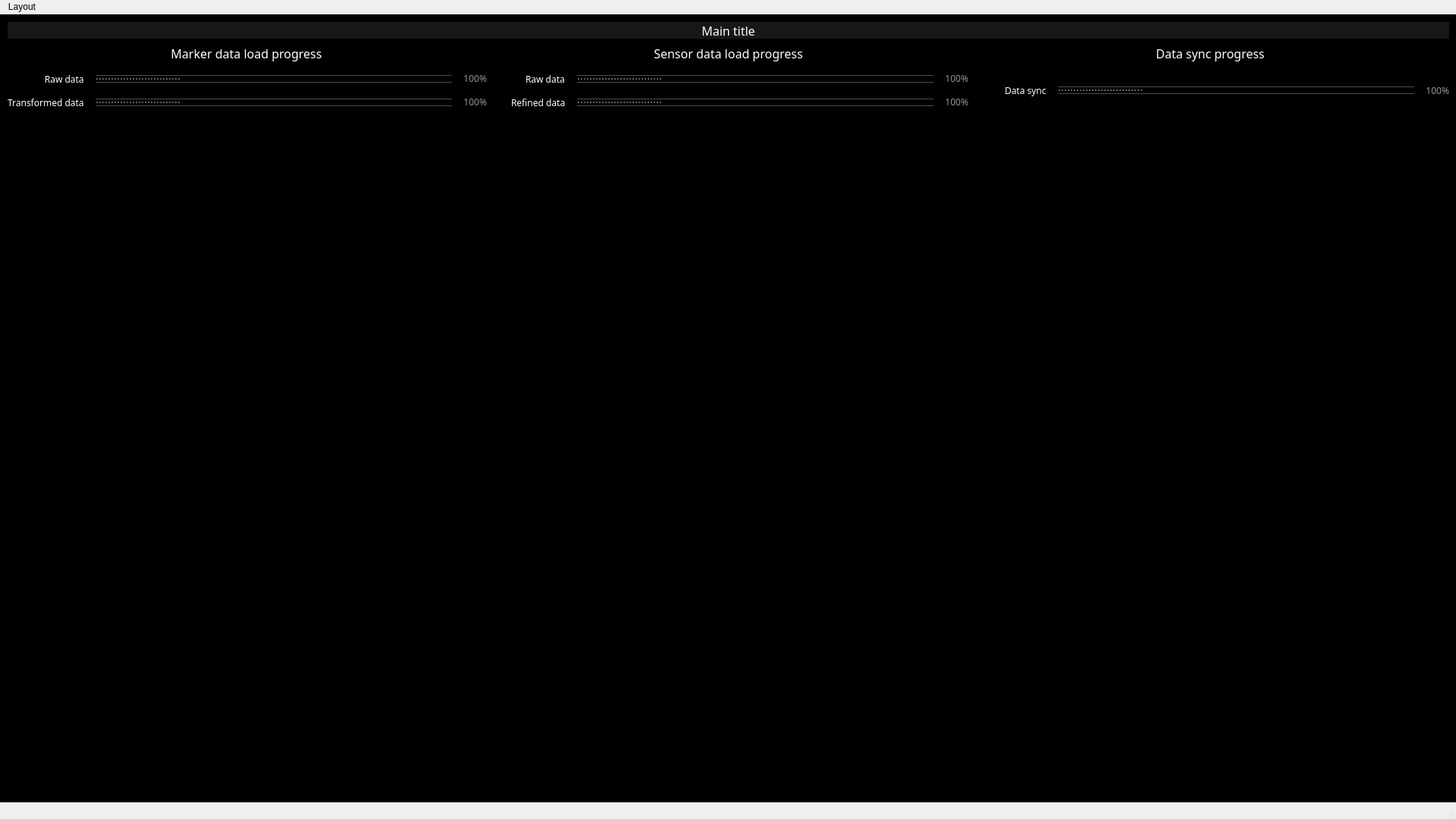
<?xml version="1.0" encoding="UTF-8"?>
<ui version="4.0">
 <class>MainWindow</class>
 <widget class="QMainWindow" name="MainWindow">
  <property name="geometry">
   <rect>
    <x>0</x>
    <y>0</y>
    <width>1920</width>
    <height>1080</height>
   </rect>
  </property>
  <property name="sizePolicy">
   <sizepolicy hsizetype="Preferred" vsizetype="Preferred">
    <horstretch>0</horstretch>
    <verstretch>0</verstretch>
   </sizepolicy>
  </property>
  <property name="windowTitle">
   <string>MainWindow</string>
  </property>
  <property name="styleSheet">
   <string notr="true"/>
  </property>
  <property name="tabShape">
   <enum>QTabWidget::Rounded</enum>
  </property>
  <widget class="QWidget" name="centralwidget">
   <property name="styleSheet">
    <string notr="true">background-color: black</string>
   </property>
   <widget class="QWidget" name="horizontalLayoutWidget">
    <property name="geometry">
     <rect>
      <x>10</x>
      <y>70</y>
      <width>1901</width>
      <height>61</height>
     </rect>
    </property>
    <layout class="QHBoxLayout" name="progress_bar_h_layout">
     <property name="sizeConstraint">
      <enum>QLayout::SetDefaultConstraint</enum>
     </property>
     <item>
      <layout class="QVBoxLayout" name="marker_data_load_progress_layout">
       <property name="sizeConstraint">
        <enum>QLayout::SetFixedSize</enum>
       </property>
       <item>
        <layout class="QHBoxLayout" name="marker_raw_data_load_layout">
         <item>
          <spacer name="marker_raw_data_load_spacer">
           <property name="orientation">
            <enum>Qt::Horizontal</enum>
           </property>
           <property name="sizeHint" stdset="0">
            <size>
             <width>0</width>
             <height>20</height>
            </size>
           </property>
          </spacer>
         </item>
         <item>
          <widget class="QLabel" name="marker_raw_data_load_label">
           <property name="sizePolicy">
            <sizepolicy hsizetype="Fixed" vsizetype="Preferred">
             <horstretch>0</horstretch>
             <verstretch>0</verstretch>
            </sizepolicy>
           </property>
           <property name="font">
            <font>
             <family>Oxanium</family>
            </font>
           </property>
           <property name="styleSheet">
            <string notr="true">color: white
</string>
           </property>
           <property name="text">
            <string>Raw data   </string>
           </property>
           <property name="alignment">
            <set>Qt::AlignRight|Qt::AlignTrailing|Qt::AlignVCenter</set>
           </property>
          </widget>
         </item>
         <item>
          <widget class="QProgressBar" name="marker_raw_data_load_progress_bar">
           <property name="sizePolicy">
            <sizepolicy hsizetype="Fixed" vsizetype="Fixed">
             <horstretch>0</horstretch>
             <verstretch>0</verstretch>
            </sizepolicy>
           </property>
           <property name="minimumSize">
            <size>
             <width>470</width>
             <height>10</height>
            </size>
           </property>
           <property name="maximumSize">
            <size>
             <width>470</width>
             <height>10</height>
            </size>
           </property>
           <property name="font">
            <font>
             <family>Oxanium</family>
             <weight>50</weight>
             <bold>false</bold>
             <strikeout>false</strikeout>
            </font>
           </property>
           <property name="layoutDirection">
            <enum>Qt::LeftToRight</enum>
           </property>
           <property name="styleSheet">
            <string notr="true">QProgressBar{
border-top: 1px solid rgb(76, 76, 76);
border-bottom: 1px solid rgb(76, 76, 76);
border-left: none;
border-right: none;
border-radius: 0px;
padding: 5px 0px;
background-color:rgba(0, 0, 0, 50);
text-align: right;
color: white;
}

QProgressBar::chunk {
background-color: rgba(255, 255, 255, 100);
    width: 2.15px;
    margin: 0.5px;
}</string>
           </property>
           <property name="value">
            <number>24</number>
           </property>
           <property name="textVisible">
            <bool>false</bool>
           </property>
           <property name="invertedAppearance">
            <bool>false</bool>
           </property>
           <property name="format">
            <string>%p %</string>
           </property>
          </widget>
         </item>
         <item>
          <widget class="QLabel" name="marker_raw_data_load_progress_label">
           <property name="sizePolicy">
            <sizepolicy hsizetype="Fixed" vsizetype="Fixed">
             <horstretch>0</horstretch>
             <verstretch>0</verstretch>
            </sizepolicy>
           </property>
           <property name="minimumSize">
            <size>
             <width>40</width>
             <height>0</height>
            </size>
           </property>
           <property name="font">
            <font>
             <family>Oxanium</family>
            </font>
           </property>
           <property name="styleSheet">
            <string notr="true">color: rgba(255, 255, 255, 150)</string>
           </property>
           <property name="text">
            <string>100%</string>
           </property>
           <property name="alignment">
            <set>Qt::AlignRight|Qt::AlignTrailing|Qt::AlignVCenter</set>
           </property>
          </widget>
         </item>
        </layout>
       </item>
       <item>
        <layout class="QHBoxLayout" name="marker_transformed_data_load_layout">
         <property name="sizeConstraint">
          <enum>QLayout::SetFixedSize</enum>
         </property>
         <item>
          <spacer name="marker_transformed_data_load_spacer">
           <property name="orientation">
            <enum>Qt::Horizontal</enum>
           </property>
           <property name="sizeHint" stdset="0">
            <size>
             <width>0</width>
             <height>20</height>
            </size>
           </property>
          </spacer>
         </item>
         <item>
          <widget class="QLabel" name="marker_transformed_data_load_label">
           <property name="font">
            <font>
             <family>Oxanium</family>
            </font>
           </property>
           <property name="styleSheet">
            <string notr="true">color: white</string>
           </property>
           <property name="text">
            <string>Transformed data   </string>
           </property>
           <property name="alignment">
            <set>Qt::AlignRight|Qt::AlignTrailing|Qt::AlignVCenter</set>
           </property>
          </widget>
         </item>
         <item>
          <widget class="QProgressBar" name="marker_transformed_data_load_progress_bar">
           <property name="sizePolicy">
            <sizepolicy hsizetype="Minimum" vsizetype="Minimum">
             <horstretch>0</horstretch>
             <verstretch>0</verstretch>
            </sizepolicy>
           </property>
           <property name="minimumSize">
            <size>
             <width>470</width>
             <height>10</height>
            </size>
           </property>
           <property name="maximumSize">
            <size>
             <width>470</width>
             <height>10</height>
            </size>
           </property>
           <property name="font">
            <font>
             <family>Oxanium</family>
            </font>
           </property>
           <property name="styleSheet">
            <string notr="true">QProgressBar{
border-top: 1px solid rgb(76, 76, 76);
border-bottom: 1px solid rgb(76, 76, 76);
border-left: none;
border-right: none;
border-radius: 0px;
padding: 5px 0px;
background-color:rgba(0, 0, 0, 50);
text-align: right;
color: white;
}

QProgressBar::chunk {
background-color: rgba(255, 255, 255, 100);
    width: 2.15px;
    margin: 0.5px;
}</string>
           </property>
           <property name="value">
            <number>24</number>
           </property>
           <property name="textVisible">
            <bool>false</bool>
           </property>
           <property name="format">
            <string>%p %</string>
           </property>
          </widget>
         </item>
         <item>
          <widget class="QLabel" name="marker_transformed_data_load_progress_label">
           <property name="sizePolicy">
            <sizepolicy hsizetype="Fixed" vsizetype="Fixed">
             <horstretch>0</horstretch>
             <verstretch>0</verstretch>
            </sizepolicy>
           </property>
           <property name="minimumSize">
            <size>
             <width>40</width>
             <height>0</height>
            </size>
           </property>
           <property name="maximumSize">
            <size>
             <width>40</width>
             <height>16777215</height>
            </size>
           </property>
           <property name="font">
            <font>
             <family>Oxanium</family>
            </font>
           </property>
           <property name="styleSheet">
            <string notr="true">color: rgba(255, 255, 255, 150)</string>
           </property>
           <property name="text">
            <string>100%</string>
           </property>
           <property name="textFormat">
            <enum>Qt::AutoText</enum>
           </property>
           <property name="alignment">
            <set>Qt::AlignRight|Qt::AlignTrailing|Qt::AlignVCenter</set>
           </property>
          </widget>
         </item>
        </layout>
       </item>
      </layout>
     </item>
     <item>
      <layout class="QVBoxLayout" name="sensor_data_load_progress_layout">
       <property name="sizeConstraint">
        <enum>QLayout::SetDefaultConstraint</enum>
       </property>
       <item>
        <layout class="QHBoxLayout" name="sensor_raw_data_load_layout">
         <item>
          <spacer name="sensor_raw_data_load_spacer">
           <property name="orientation">
            <enum>Qt::Horizontal</enum>
           </property>
           <property name="sizeHint" stdset="0">
            <size>
             <width>0</width>
             <height>20</height>
            </size>
           </property>
          </spacer>
         </item>
         <item>
          <widget class="QLabel" name="sensor_raw_data_load_label">
           <property name="font">
            <font>
             <family>Oxanium</family>
            </font>
           </property>
           <property name="styleSheet">
            <string notr="true">color: white</string>
           </property>
           <property name="text">
            <string>Raw data   </string>
           </property>
          </widget>
         </item>
         <item>
          <widget class="QProgressBar" name="sensor_raw_data_load_progress_bar">
           <property name="sizePolicy">
            <sizepolicy hsizetype="Minimum" vsizetype="Minimum">
             <horstretch>0</horstretch>
             <verstretch>0</verstretch>
            </sizepolicy>
           </property>
           <property name="minimumSize">
            <size>
             <width>470</width>
             <height>10</height>
            </size>
           </property>
           <property name="maximumSize">
            <size>
             <width>470</width>
             <height>10</height>
            </size>
           </property>
           <property name="font">
            <font>
             <family>Oxanium Light</family>
            </font>
           </property>
           <property name="styleSheet">
            <string notr="true">QProgressBar{
border-top: 1px solid rgb(76, 76, 76);
border-bottom: 1px solid rgb(76, 76, 76);
border-left: none;
border-right: none;
border-radius: 0px;
padding: 5px 0px;
background-color:rgba(0, 0, 0, 50);
text-align: right;
color: white;
}

QProgressBar::chunk {
background-color: rgba(255, 255, 255, 100);
    width: 2.15px;
    margin: 0.5px;
}</string>
           </property>
           <property name="value">
            <number>24</number>
           </property>
           <property name="textVisible">
            <bool>false</bool>
           </property>
           <property name="format">
            <string>%p %</string>
           </property>
          </widget>
         </item>
         <item>
          <widget class="QLabel" name="sensor_raw_data_load_progress_label">
           <property name="sizePolicy">
            <sizepolicy hsizetype="Fixed" vsizetype="Fixed">
             <horstretch>0</horstretch>
             <verstretch>0</verstretch>
            </sizepolicy>
           </property>
           <property name="minimumSize">
            <size>
             <width>40</width>
             <height>0</height>
            </size>
           </property>
           <property name="font">
            <font>
             <family>Oxanium</family>
            </font>
           </property>
           <property name="styleSheet">
            <string notr="true">color: rgba(255, 255, 255, 150)</string>
           </property>
           <property name="text">
            <string>100%</string>
           </property>
           <property name="alignment">
            <set>Qt::AlignRight|Qt::AlignTrailing|Qt::AlignVCenter</set>
           </property>
          </widget>
         </item>
        </layout>
       </item>
       <item>
        <layout class="QHBoxLayout" name="sensor_refined_data_load_layout">
         <item>
          <spacer name="sensor_refined_data_load_spacer">
           <property name="orientation">
            <enum>Qt::Horizontal</enum>
           </property>
           <property name="sizeHint" stdset="0">
            <size>
             <width>0</width>
             <height>20</height>
            </size>
           </property>
          </spacer>
         </item>
         <item>
          <widget class="QLabel" name="sensor_refined_data_load_label">
           <property name="font">
            <font>
             <family>Oxanium</family>
            </font>
           </property>
           <property name="styleSheet">
            <string notr="true">color: white</string>
           </property>
           <property name="text">
            <string>Refined data   </string>
           </property>
          </widget>
         </item>
         <item>
          <widget class="QProgressBar" name="sensor_refined_data_load_progress_bar">
           <property name="sizePolicy">
            <sizepolicy hsizetype="Expanding" vsizetype="Minimum">
             <horstretch>0</horstretch>
             <verstretch>0</verstretch>
            </sizepolicy>
           </property>
           <property name="minimumSize">
            <size>
             <width>470</width>
             <height>10</height>
            </size>
           </property>
           <property name="maximumSize">
            <size>
             <width>430</width>
             <height>10</height>
            </size>
           </property>
           <property name="font">
            <font>
             <family>Oxanium</family>
            </font>
           </property>
           <property name="styleSheet">
            <string notr="true">QProgressBar{
border-top: 1px solid rgb(76, 76, 76);
border-bottom: 1px solid rgb(76, 76, 76);
border-left: none;
border-right: none;
border-radius: 0px;
padding: 5px 0px;
background-color:rgba(0, 0, 0, 50);
text-align: right;
color: white;
}

QProgressBar::chunk {
background-color: rgba(255, 255, 255, 100);
    width: 2.15px;
    margin: 0.5px;
}</string>
           </property>
           <property name="value">
            <number>24</number>
           </property>
           <property name="textVisible">
            <bool>false</bool>
           </property>
           <property name="format">
            <string>%p %</string>
           </property>
          </widget>
         </item>
         <item>
          <widget class="QLabel" name="sensor_refined_data_load_progress_label">
           <property name="sizePolicy">
            <sizepolicy hsizetype="Fixed" vsizetype="Fixed">
             <horstretch>0</horstretch>
             <verstretch>0</verstretch>
            </sizepolicy>
           </property>
           <property name="minimumSize">
            <size>
             <width>40</width>
             <height>0</height>
            </size>
           </property>
           <property name="font">
            <font>
             <family>Oxanium</family>
            </font>
           </property>
           <property name="styleSheet">
            <string notr="true">color: rgba(255, 255, 255, 150)</string>
           </property>
           <property name="text">
            <string>100%</string>
           </property>
           <property name="alignment">
            <set>Qt::AlignRight|Qt::AlignTrailing|Qt::AlignVCenter</set>
           </property>
          </widget>
         </item>
        </layout>
       </item>
      </layout>
     </item>
     <item>
      <layout class="QHBoxLayout" name="data_sync_layout">
       <item>
        <spacer name="data_sync_spacer">
         <property name="orientation">
          <enum>Qt::Horizontal</enum>
         </property>
         <property name="sizeHint" stdset="0">
          <size>
           <width>0</width>
           <height>20</height>
          </size>
         </property>
        </spacer>
       </item>
       <item>
        <widget class="QLabel" name="data_sync_label">
         <property name="font">
          <font>
           <family>Oxanium</family>
          </font>
         </property>
         <property name="styleSheet">
          <string notr="true">color: white</string>
         </property>
         <property name="text">
          <string>Data sync   </string>
         </property>
        </widget>
       </item>
       <item>
        <widget class="QProgressBar" name="data_sync_progress_bar">
         <property name="sizePolicy">
          <sizepolicy hsizetype="Minimum" vsizetype="Minimum">
           <horstretch>0</horstretch>
           <verstretch>0</verstretch>
          </sizepolicy>
         </property>
         <property name="minimumSize">
          <size>
           <width>470</width>
           <height>10</height>
          </size>
         </property>
         <property name="maximumSize">
          <size>
           <width>470</width>
           <height>10</height>
          </size>
         </property>
         <property name="font">
          <font>
           <family>Oxanium</family>
          </font>
         </property>
         <property name="styleSheet">
          <string notr="true">QProgressBar{
border-top: 1px solid rgb(76, 76, 76);
border-bottom: 1px solid rgb(76, 76, 76);
border-left: none;
border-right: none;
border-radius: 0px;
padding: 5px 0px;
background-color:rgba(0, 0, 0, 50);
text-align: right;
color: white;
}

QProgressBar::chunk {
background-color: rgba(255, 255, 255, 100);
    width: 2.15px;
    margin: 0.5px;
}</string>
         </property>
         <property name="value">
          <number>24</number>
         </property>
         <property name="textVisible">
          <bool>false</bool>
         </property>
         <property name="format">
          <string>%p %</string>
         </property>
        </widget>
       </item>
       <item>
        <widget class="QLabel" name="data_sync_progress_label">
         <property name="sizePolicy">
          <sizepolicy hsizetype="Fixed" vsizetype="Fixed">
           <horstretch>0</horstretch>
           <verstretch>0</verstretch>
          </sizepolicy>
         </property>
         <property name="minimumSize">
          <size>
           <width>40</width>
           <height>0</height>
          </size>
         </property>
         <property name="font">
          <font>
           <family>Oxanium</family>
          </font>
         </property>
         <property name="styleSheet">
          <string notr="true">color: rgba(255, 255, 255, 150)</string>
         </property>
         <property name="text">
          <string>100%</string>
         </property>
         <property name="alignment">
          <set>Qt::AlignRight|Qt::AlignTrailing|Qt::AlignVCenter</set>
         </property>
        </widget>
       </item>
      </layout>
     </item>
    </layout>
   </widget>
   <widget class="QWidget" name="horizontalLayoutWidget_2">
    <property name="geometry">
     <rect>
      <x>10</x>
      <y>40</y>
      <width>1901</width>
      <height>22</height>
     </rect>
    </property>
    <layout class="QHBoxLayout" name="title_layout">
     <property name="sizeConstraint">
      <enum>QLayout::SetDefaultConstraint</enum>
     </property>
     <item>
      <widget class="QLabel" name="marker_data_load_progress_title_label">
       <property name="sizePolicy">
        <sizepolicy hsizetype="Preferred" vsizetype="Fixed">
         <horstretch>0</horstretch>
         <verstretch>0</verstretch>
        </sizepolicy>
       </property>
       <property name="font">
        <font>
         <family>Oxanium</family>
         <pointsize>12</pointsize>
        </font>
       </property>
       <property name="styleSheet">
        <string notr="true">color: white
</string>
       </property>
       <property name="text">
        <string>Marker data load progress</string>
       </property>
       <property name="textFormat">
        <enum>Qt::AutoText</enum>
       </property>
       <property name="alignment">
        <set>Qt::AlignCenter</set>
       </property>
      </widget>
     </item>
     <item>
      <widget class="QLabel" name="sensor_data_load_progress_title_label">
       <property name="sizePolicy">
        <sizepolicy hsizetype="Preferred" vsizetype="Fixed">
         <horstretch>0</horstretch>
         <verstretch>0</verstretch>
        </sizepolicy>
       </property>
       <property name="font">
        <font>
         <family>Oxanium</family>
         <pointsize>12</pointsize>
        </font>
       </property>
       <property name="styleSheet">
        <string notr="true">color: white</string>
       </property>
       <property name="text">
        <string>Sensor data load progress</string>
       </property>
       <property name="alignment">
        <set>Qt::AlignCenter</set>
       </property>
      </widget>
     </item>
     <item>
      <widget class="QLabel" name="data_sync_progress_title_label">
       <property name="sizePolicy">
        <sizepolicy hsizetype="Preferred" vsizetype="Fixed">
         <horstretch>0</horstretch>
         <verstretch>0</verstretch>
        </sizepolicy>
       </property>
       <property name="font">
        <font>
         <family>Oxanium</family>
         <pointsize>12</pointsize>
        </font>
       </property>
       <property name="styleSheet">
        <string notr="true">color: white</string>
       </property>
       <property name="text">
        <string>Data sync progress</string>
       </property>
       <property name="alignment">
        <set>Qt::AlignCenter</set>
       </property>
      </widget>
     </item>
    </layout>
   </widget>
   <widget class="QWidget" name="horizontalLayoutWidget_8">
    <property name="geometry">
     <rect>
      <x>9</x>
      <y>139</y>
      <width>1901</width>
      <height>861</height>
     </rect>
    </property>
    <layout class="QHBoxLayout" name="plot_layout"/>
   </widget>
   <widget class="QWidget" name="horizontalLayoutWidget_9">
    <property name="geometry">
     <rect>
      <x>10</x>
      <y>10</y>
      <width>1901</width>
      <height>22</height>
     </rect>
    </property>
    <layout class="QHBoxLayout" name="main_title_layout">
     <item>
      <widget class="QLabel" name="main_title_label">
       <property name="font">
        <font>
         <family>Oxanium</family>
         <pointsize>12</pointsize>
         <weight>50</weight>
         <bold>false</bold>
        </font>
       </property>
       <property name="styleSheet">
        <string notr="true">color: white;
background-color: rgba(76, 76, 76, 76);</string>
       </property>
       <property name="text">
        <string>Main title</string>
       </property>
       <property name="alignment">
        <set>Qt::AlignCenter</set>
       </property>
      </widget>
     </item>
    </layout>
   </widget>
  </widget>
  <widget class="QStatusBar" name="statusbar"/>
  <widget class="QMenuBar" name="menubar">
   <property name="geometry">
    <rect>
     <x>0</x>
     <y>0</y>
     <width>1920</width>
     <height>21</height>
    </rect>
   </property>
   <widget class="QMenu" name="menuLayout">
    <property name="title">
     <string>Layout</string>
    </property>
    <addaction name="actionData_sync"/>
    <addaction name="actionTest_data_split"/>
    <addaction name="actionData_load"/>
   </widget>
   <addaction name="menuLayout"/>
  </widget>
  <action name="actionData_sync">
   <property name="text">
    <string>Data sync</string>
   </property>
  </action>
  <action name="actionTest_data_split">
   <property name="text">
    <string>Test data split</string>
   </property>
  </action>
  <action name="actionData_load">
   <property name="text">
    <string>Data load</string>
   </property>
  </action>
 </widget>
 <resources/>
 <connections/>
</ui>
